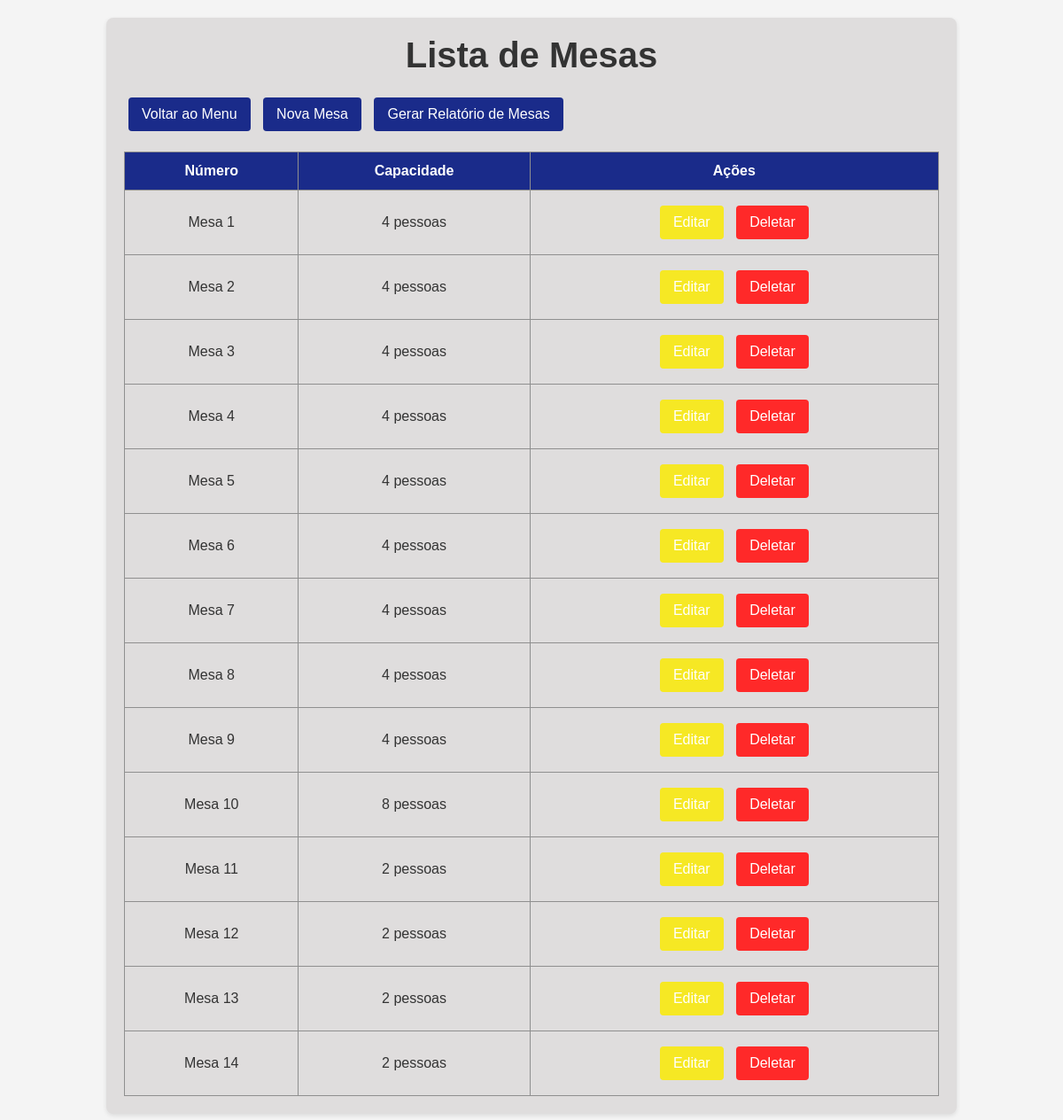
Page /mesas/ (signed in) on the committed database.
### core/models.py (models this page shows, shortened)
class Mesa(models.Model):
    numero = models.IntegerField(unique=True)  # Número da mesa
    capacidade = models.IntegerField()  # Capacidade da mesa

### core/views.py (the view)
# urls.py: path('mesas/', listar_mesas, name='listar_mesas'),
@login_required
def listar_mesas(request):
    mesas = Mesa.objects.all()  # Busca todas as mesas.
    return render(request, 'core/mesas/listar_mesas.html', {'mesas': mesas})  # Renderiza a lista de mesas.

### core/templates/core/mesas/listar_mesas.html
{% block content %}
{% load static %}
<head>
    <link rel="stylesheet" href="{% static 'css/lista.css' %}">
</head>
<div class="container">
    <h1>Lista de Mesas</h1>
    <a href="{% url 'menu' %}" class="button">Voltar ao Menu</a>
    <a href="{% url 'criar_mesa' %}" class="button">Nova Mesa</a>
    <a href="{% url 'gerar_relatorio_mesas' %}" target="_blank" class="button">Gerar Relatório de Mesas</a>
    <br>
    <br>
    <table>
        <thead>
            <tr>
                <th>Número</th>
                <th>Capacidade</th>
                <th>Ações</th>
            </tr>
        </thead>
        <tbody>
            {% for mesa in mesas %}
            <tr>
                <td>Mesa {{ mesa.numero }}</td>
                <td>{{ mesa.capacidade }} pessoas</td>
                <td>
                    <a href="{% url 'atualizar_mesa' mesa.id %}" class="button-editar">Editar</a>
                    <a href="{% url 'deletar_mesa' mesa.id %}" class="button-deletar">Deletar</a>
                </td>
            </tr>
            {% empty %}
            <tr>
                <td colspan="5">Nenhuma reserva encontrada.</td>
            </tr>
            {% endfor %}
        </tbody>
    </table>
</div>
{% endblock %}

### core/static/css/lista.css (style rules this page uses)
* { margin: 0; padding: 0; box-sizing: border-box; }
.container { width: 80%; margin: 20px auto; padding: 20px; background-color: #dfdddd; border-radius: 8px; box-shadow: 0 2px 5px rgba(0, 0, 0, 0.1); }
h1 { font-size: 2.5em; margin-bottom: 20px; text-align: center; }
table { width: 100%; border-collapse: collapse; }
table th, table td { padding: 12px; text-align: center; border: 1px solid #8f8f8f; }
table th { background: #1a2b8a; color: white; }
.button { display: inline-block; padding: 10px 15px; margin: 5px; color: white; background: #1a2b8a; border: none; border-radius: 4px; text-decoration: none; transition: background-color 0.3s; }
.button-editar { display: inline-block; padding: 10px 15px; margin: 5px; color: rgb(255, 255, 255); background: #f6e824; border: none; border-radius: 4px; text-decoration: none; transition: background-color 0.3s; }
.button-deletar { display: inline-block; padding: 10px 15px; margin: 5px; color: rgb(255, 255, 255); background: #ff2929; border: none; border-radius: 4px; text-decoration: none; transition: background-color 0.3s; }

### rows in the picture
Mesa: numero "1", capacidade "4"
Mesa: numero "2", capacidade "4"
Mesa: numero "3", capacidade "4"
Mesa: numero "4", capacidade "4"
Mesa: numero "5", capacidade "4"
Mesa: numero "6", capacidade "4"
Mesa: numero "7", capacidade "4"
Mesa: numero "8", capacidade "4"
Mesa: numero "9", capacidade "4"
Mesa: numero "10", capacidade "8"
Mesa: numero "11", capacidade "2"
Mesa: numero "12", capacidade "2"
Mesa: numero "13", capacidade "2"
Mesa: numero "14", capacidade "2"
